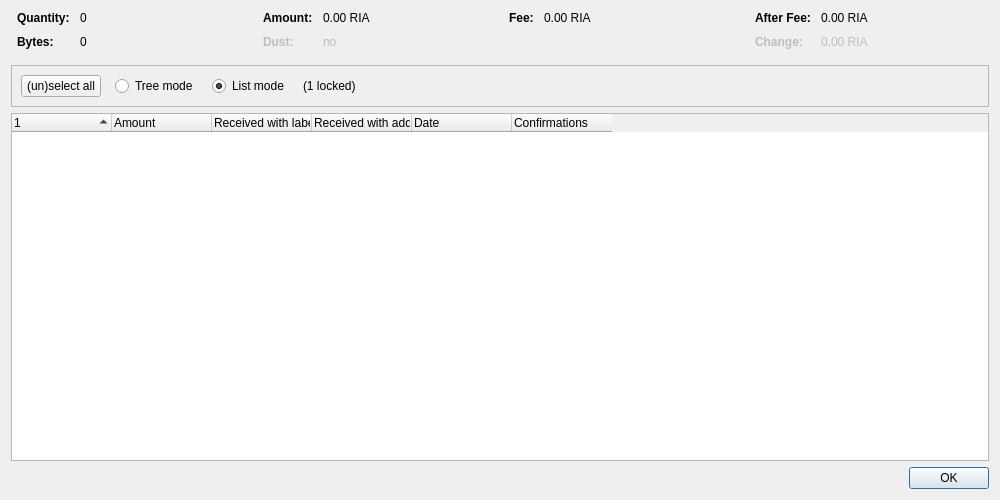
<?xml version="1.0" encoding="UTF-8"?>
<ui version="4.0">
 <class>CoinControlDialog</class>
 <widget class="QDialog" name="CoinControlDialog">
  <property name="geometry">
   <rect>
    <x>0</x>
    <y>0</y>
    <width>1000</width>
    <height>500</height>
   </rect>
  </property>
  <property name="windowTitle">
   <string>Coin Selection</string>
  </property>
  <layout class="QVBoxLayout" name="verticalLayout">
   <item>
    <layout class="QHBoxLayout" name="horizontalLayoutTop" stretch="0,0,0,0">
     <property name="topMargin">
      <number>0</number>
     </property>
     <property name="bottomMargin">
      <number>10</number>
     </property>
     <item>
      <layout class="QFormLayout" name="formLayoutCoinControl1">
       <property name="horizontalSpacing">
        <number>10</number>
       </property>
       <property name="verticalSpacing">
        <number>10</number>
       </property>
       <property name="leftMargin">
        <number>6</number>
       </property>
       <property name="rightMargin">
        <number>6</number>
       </property>
       <item row="0" column="0">
        <widget class="QLabel" name="labelCoinControlQuantityText">
         <property name="font">
          <font>
           <weight>75</weight>
           <bold>true</bold>
          </font>
         </property>
         <property name="text">
          <string>Quantity:</string>
         </property>
        </widget>
       </item>
       <item row="0" column="1">
        <widget class="QLabel" name="labelCoinControlQuantity">
         <property name="cursor">
          <cursorShape>IBeamCursor</cursorShape>
         </property>
         <property name="contextMenuPolicy">
          <enum>Qt::ActionsContextMenu</enum>
         </property>
         <property name="text">
          <string notr="true">0</string>
         </property>
         <property name="textInteractionFlags">
          <set>Qt::LinksAccessibleByMouse|Qt::TextSelectableByKeyboard|Qt::TextSelectableByMouse</set>
         </property>
        </widget>
       </item>
       <item row="1" column="0">
        <widget class="QLabel" name="labelCoinControlBytesText">
         <property name="font">
          <font>
           <weight>75</weight>
           <bold>true</bold>
          </font>
         </property>
         <property name="text">
          <string>Bytes:</string>
         </property>
        </widget>
       </item>
       <item row="1" column="1">
        <widget class="QLabel" name="labelCoinControlBytes">
         <property name="cursor">
          <cursorShape>IBeamCursor</cursorShape>
         </property>
         <property name="contextMenuPolicy">
          <enum>Qt::ActionsContextMenu</enum>
         </property>
         <property name="text">
          <string notr="true">0</string>
         </property>
         <property name="textInteractionFlags">
          <set>Qt::LinksAccessibleByMouse|Qt::TextSelectableByKeyboard|Qt::TextSelectableByMouse</set>
         </property>
        </widget>
       </item>
      </layout>
     </item>
     <item>
      <layout class="QFormLayout" name="formLayoutCoinControl2">
       <property name="horizontalSpacing">
        <number>10</number>
       </property>
       <property name="verticalSpacing">
        <number>10</number>
       </property>
       <property name="leftMargin">
        <number>6</number>
       </property>
       <property name="rightMargin">
        <number>6</number>
       </property>
       <item row="0" column="0">
        <widget class="QLabel" name="labelCoinControlAmountText">
         <property name="font">
          <font>
           <weight>75</weight>
           <bold>true</bold>
          </font>
         </property>
         <property name="text">
          <string>Amount:</string>
         </property>
        </widget>
       </item>
       <item row="0" column="1">
        <widget class="QLabel" name="labelCoinControlAmount">
         <property name="cursor">
          <cursorShape>IBeamCursor</cursorShape>
         </property>
         <property name="contextMenuPolicy">
          <enum>Qt::ActionsContextMenu</enum>
         </property>
         <property name="text">
          <string notr="true">0.00 RIA</string>
         </property>
         <property name="textInteractionFlags">
          <set>Qt::LinksAccessibleByMouse|Qt::TextSelectableByKeyboard|Qt::TextSelectableByMouse</set>
         </property>
        </widget>
       </item>
       <item row="1" column="0">
        <widget class="QLabel" name="labelCoinControlLowOutputText">
         <property name="enabled">
          <bool>false</bool>
         </property>
         <property name="font">
          <font>
           <weight>75</weight>
           <bold>true</bold>
          </font>
         </property>
         <property name="text">
          <string>Dust:</string>
         </property>
        </widget>
       </item>
       <item row="1" column="1">
        <widget class="QLabel" name="labelCoinControlLowOutput">
         <property name="enabled">
          <bool>false</bool>
         </property>
         <property name="cursor">
          <cursorShape>IBeamCursor</cursorShape>
         </property>
         <property name="contextMenuPolicy">
          <enum>Qt::ActionsContextMenu</enum>
         </property>
         <property name="text">
          <string notr="true">no</string>
         </property>
         <property name="textInteractionFlags">
          <set>Qt::LinksAccessibleByMouse|Qt::TextSelectableByKeyboard|Qt::TextSelectableByMouse</set>
         </property>
        </widget>
       </item>
      </layout>
     </item>
     <item>
      <layout class="QFormLayout" name="formLayoutCoinControl3">
       <property name="horizontalSpacing">
        <number>10</number>
       </property>
       <property name="verticalSpacing">
        <number>10</number>
       </property>
       <property name="leftMargin">
        <number>6</number>
       </property>
       <property name="rightMargin">
        <number>6</number>
       </property>
       <item row="0" column="0">
        <widget class="QLabel" name="labelCoinControlFeeText">
         <property name="font">
          <font>
           <weight>75</weight>
           <bold>true</bold>
          </font>
         </property>
         <property name="text">
          <string>Fee:</string>
         </property>
        </widget>
       </item>
       <item row="0" column="1">
        <widget class="QLabel" name="labelCoinControlFee">
         <property name="cursor">
          <cursorShape>IBeamCursor</cursorShape>
         </property>
         <property name="contextMenuPolicy">
          <enum>Qt::ActionsContextMenu</enum>
         </property>
         <property name="text">
          <string notr="true">0.00 RIA</string>
         </property>
         <property name="textInteractionFlags">
          <set>Qt::LinksAccessibleByMouse|Qt::TextSelectableByKeyboard|Qt::TextSelectableByMouse</set>
         </property>
        </widget>
       </item>
      </layout>
     </item>
     <item>
      <layout class="QFormLayout" name="formLayoutCoinControl4">
       <property name="horizontalSpacing">
        <number>10</number>
       </property>
       <property name="verticalSpacing">
        <number>10</number>
       </property>
       <property name="leftMargin">
        <number>6</number>
       </property>
       <property name="rightMargin">
        <number>6</number>
       </property>
       <item row="0" column="0">
        <widget class="QLabel" name="labelCoinControlAfterFeeText">
         <property name="font">
          <font>
           <weight>75</weight>
           <bold>true</bold>
          </font>
         </property>
         <property name="text">
          <string>After Fee:</string>
         </property>
        </widget>
       </item>
       <item row="0" column="1">
        <widget class="QLabel" name="labelCoinControlAfterFee">
         <property name="cursor">
          <cursorShape>IBeamCursor</cursorShape>
         </property>
         <property name="contextMenuPolicy">
          <enum>Qt::ActionsContextMenu</enum>
         </property>
         <property name="text">
          <string notr="true">0.00 RIA</string>
         </property>
         <property name="textInteractionFlags">
          <set>Qt::LinksAccessibleByMouse|Qt::TextSelectableByKeyboard|Qt::TextSelectableByMouse</set>
         </property>
        </widget>
       </item>
       <item row="1" column="0">
        <widget class="QLabel" name="labelCoinControlChangeText">
         <property name="enabled">
          <bool>false</bool>
         </property>
         <property name="font">
          <font>
           <weight>75</weight>
           <bold>true</bold>
          </font>
         </property>
         <property name="text">
          <string>Change:</string>
         </property>
        </widget>
       </item>
       <item row="1" column="1">
        <widget class="QLabel" name="labelCoinControlChange">
         <property name="enabled">
          <bool>false</bool>
         </property>
         <property name="cursor">
          <cursorShape>IBeamCursor</cursorShape>
         </property>
         <property name="contextMenuPolicy">
          <enum>Qt::ActionsContextMenu</enum>
         </property>
         <property name="text">
          <string notr="true">0.00 RIA</string>
         </property>
         <property name="textInteractionFlags">
          <set>Qt::LinksAccessibleByMouse|Qt::TextSelectableByKeyboard|Qt::TextSelectableByMouse</set>
         </property>
        </widget>
       </item>
      </layout>
     </item>
    </layout>
   </item>
   <item>
    <widget class="QFrame" name="frame">
     <property name="minimumSize">
      <size>
       <width>0</width>
       <height>40</height>
      </size>
     </property>
     <property name="frameShape">
      <enum>QFrame::StyledPanel</enum>
     </property>
     <property name="frameShadow">
      <enum>QFrame::Sunken</enum>
     </property>
     <layout class="QHBoxLayout" name="horizontalLayout">
      <item>
       <layout class="QHBoxLayout" name="horizontalLayoutPanel" stretch="0,0,0,0,0">
        <property name="spacing">
         <number>14</number>
        </property>
        <item>
         <widget class="QPushButton" name="pushButtonSelectAll">
          <property name="sizePolicy">
           <sizepolicy hsizetype="Maximum" vsizetype="Fixed">
            <horstretch>0</horstretch>
            <verstretch>0</verstretch>
           </sizepolicy>
          </property>
          <property name="text">
           <string>(un)select all</string>
          </property>
          <property name="autoDefault">
           <bool>false</bool>
          </property>
         </widget>
        </item>
        <item>
         <widget class="QRadioButton" name="radioTreeMode">
          <property name="sizePolicy">
           <sizepolicy hsizetype="Maximum" vsizetype="Fixed">
            <horstretch>0</horstretch>
            <verstretch>0</verstretch>
           </sizepolicy>
          </property>
          <property name="text">
           <string>Tree mode</string>
          </property>
         </widget>
        </item>
        <item>
         <widget class="QRadioButton" name="radioListMode">
          <property name="sizePolicy">
           <sizepolicy hsizetype="Maximum" vsizetype="Fixed">
            <horstretch>0</horstretch>
            <verstretch>0</verstretch>
           </sizepolicy>
          </property>
          <property name="text">
           <string>List mode</string>
          </property>
          <property name="checked">
           <bool>true</bool>
          </property>
         </widget>
        </item>
        <item>
         <widget class="QLabel" name="labelLocked">
          <property name="text">
           <string notr="true">(1 locked)</string>
          </property>
         </widget>
        </item>
        <item>
         <spacer name="horizontalSpacer">
          <property name="orientation">
           <enum>Qt::Horizontal</enum>
          </property>
          <property name="sizeHint" stdset="0">
           <size>
            <width>40</width>
            <height>20</height>
           </size>
          </property>
         </spacer>
        </item>
       </layout>
      </item>
     </layout>
    </widget>
   </item>
   <item>
    <widget class="CoinControlTreeWidget" name="treeWidget">
     <property name="contextMenuPolicy">
      <enum>Qt::CustomContextMenu</enum>
     </property>
     <property name="sortingEnabled">
      <bool>false</bool>
     </property>
     <property name="columnCount">
      <number>6</number>
     </property>
     <attribute name="headerShowSortIndicator" stdset="0">
      <bool>true</bool>
     </attribute>
     <attribute name="headerStretchLastSection">
      <bool>false</bool>
     </attribute>
     <column>
      <property name="text">
       <string/>
      </property>
     </column>
     <column>
      <property name="text">
       <string>Amount</string>
      </property>
     </column>
     <column>
      <property name="text">
       <string>Received with label</string>
      </property>
     </column>
     <column>
      <property name="text">
       <string>Received with address</string>
      </property>
     </column>
     <column>
      <property name="text">
       <string>Date</string>
      </property>
     </column>
     <column>
      <property name="text">
       <string>Confirmations</string>
      </property>
      <property name="toolTip">
       <string>Confirmed</string>
      </property>
     </column>
     <column>
      <property name="text">
       <string/>
      </property>
     </column>
     <column>
      <property name="text">
       <string/>
      </property>
     </column>
     <column>
      <property name="text">
       <string/>
      </property>
     </column>
     <column>
      <property name="text">
       <string/>
      </property>
     </column>
    </widget>
   </item>
   <item>
    <widget class="QDialogButtonBox" name="buttonBox">
     <property name="orientation">
      <enum>Qt::Horizontal</enum>
     </property>
     <property name="standardButtons">
      <set>QDialogButtonBox::Ok</set>
     </property>
    </widget>
   </item>
  </layout>
 </widget>
 <customwidgets>
  <customwidget>
   <class>CoinControlTreeWidget</class>
   <extends>QTreeWidget</extends>
   <header>qt/coincontroltreewidget.h</header>
  </customwidget>
 </customwidgets>
 <resources/>
 <connections/>
</ui>
